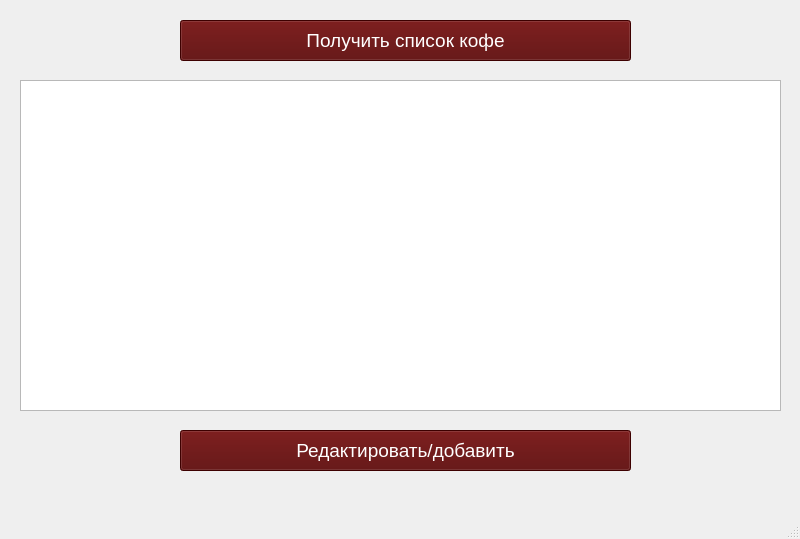
<?xml version="1.0" encoding="UTF-8"?>
<ui version="4.0">
 <class>MainWindow</class>
 <widget class="QMainWindow" name="MainWindow">
  <property name="geometry">
   <rect>
    <x>0</x>
    <y>0</y>
    <width>800</width>
    <height>539</height>
   </rect>
  </property>
  <property name="windowTitle">
   <string>MainWindow</string>
  </property>
  <widget class="QWidget" name="centralwidget">
   <widget class="QPushButton" name="pushButton">
    <property name="geometry">
     <rect>
      <x>180</x>
      <y>20</y>
      <width>451</width>
      <height>41</height>
     </rect>
    </property>
    <property name="font">
     <font>
      <pointsize>14</pointsize>
     </font>
    </property>
    <property name="styleSheet">
     <string notr="true">background-color: rgb(85, 0, 0);
color: rgb(255, 255, 255);</string>
    </property>
    <property name="text">
     <string>Получить список кофе</string>
    </property>
   </widget>
   <widget class="QTableWidget" name="tableWidget">
    <property name="geometry">
     <rect>
      <x>20</x>
      <y>80</y>
      <width>761</width>
      <height>331</height>
     </rect>
    </property>
    <property name="styleSheet">
     <string notr="true">color: rgb(85, 0, 0);</string>
    </property>
   </widget>
   <widget class="QPushButton" name="pushButton_2">
    <property name="geometry">
     <rect>
      <x>180</x>
      <y>430</y>
      <width>451</width>
      <height>41</height>
     </rect>
    </property>
    <property name="font">
     <font>
      <pointsize>14</pointsize>
     </font>
    </property>
    <property name="styleSheet">
     <string notr="true">background-color: rgb(85, 0, 0);
color: rgb(255, 255, 255);</string>
    </property>
    <property name="text">
     <string>Редактировать/добавить</string>
    </property>
   </widget>
  </widget>
  <widget class="QMenuBar" name="menubar">
   <property name="geometry">
    <rect>
     <x>0</x>
     <y>0</y>
     <width>800</width>
     <height>21</height>
    </rect>
   </property>
  </widget>
  <widget class="QStatusBar" name="statusbar"/>
 </widget>
 <resources/>
 <connections/>
</ui>
